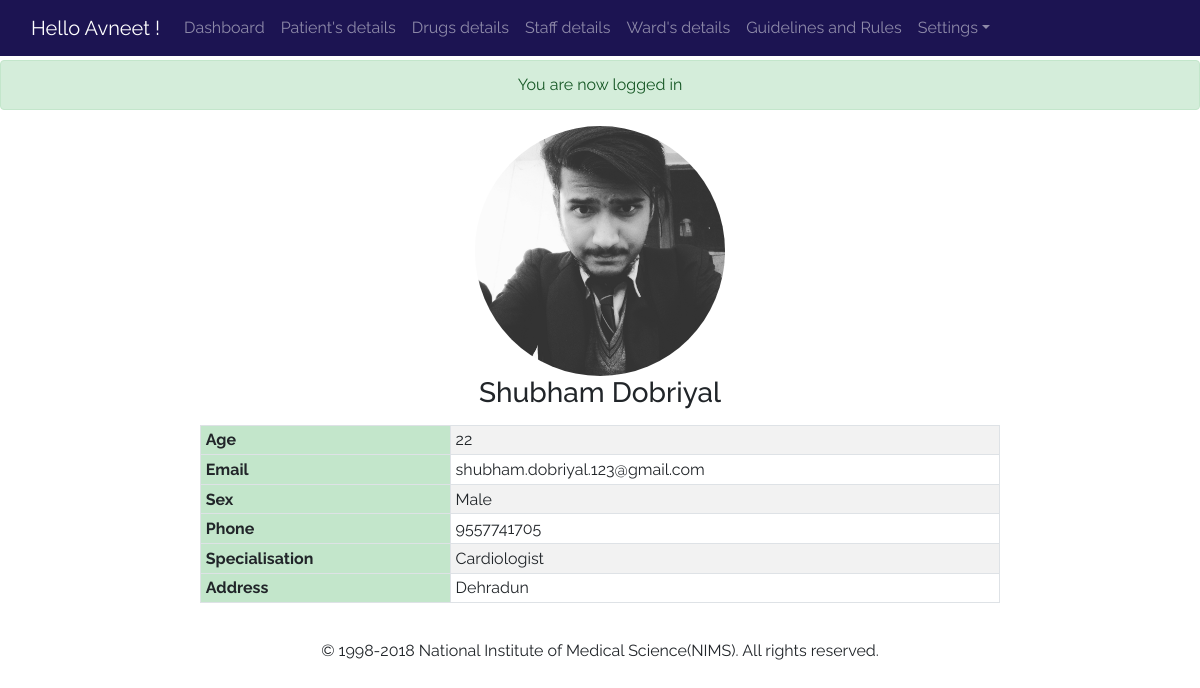
Screenshot of /admin/details.php?detail=33 (signed in) with the database file from the repository.
### tables this page shows
CREATE TABLE `staff` (
  `id` int(11) NOT NULL,
  `name` varchar(255) NOT NULL,
  `age` int(11) NOT NULL,
  `phone` varchar(120) NOT NULL,
  `email` varchar(255) NOT NULL,
  `speciality` varchar(255) NOT NULL,
  `permissions` varchar(255) NOT NULL,
  `deleted` tinyint(4) NOT NULL DEFAULT '0',
  `address` text NOT NULL,
  `sex` varchar(40) NOT NULL,
  `image` text NOT NULL,
  `password` varchar(255) NOT NULL,
  `last_login` datetime NOT NULL
);

### helpers.php (called while the page is built, shortened)
<?php
function has_permission($permission = 'admin'){
	global $user_data;
	$permissions = explode(',', $user_data['permissions']);
	if (in_array($permission,$permissions,true)) {
		return true;
	}
	return false;
}

### admin/details.php (the view, shortened to what this page needs)
<?php
	require_once $_SERVER['DOCUMENT_ROOT'].'/hospital/core/connect.php';
	include 'includes/head.php';
	include 'includes/navbar.php';
	$dbpath ='';
	if (isset($_GET['detail'])) {
		$id = $_GET['detail'];
		$query = $db->query("SELECT * FROM staff WHERE id = '$id'");
		$staff = mysqli_fetch_assoc($query);
	}
	if (isset($_GET['edit'])) {
		$eID = (int)$_GET['edit'];
		$staffQ = $db->query("SELECT * FROM staff WHERE id = '$eID'");
		$staffResults = mysqli_fetch_assoc($staffQ);
		if (isset($_GET['delete_img'])) {
			$img_url = $_SERVER['DOCUMENT_ROOT'].$staffResults['image'];
			unlink($img_url);
			$deleteQ = $db->query("UPDATE staff SET image = '' WHERE id= '$eID'");
			header('Location: details.php?edit='.$staffResults['id']);
		}
		$name = ((isset($_POST['name']) && $_POST['name'] != '')?sanitize($_POST['name']):$staffResults['name']);
		$email = ((isset($_POST['email']) && $_POST['email'] != '')?sanitize($_POST['email']):$staffResults['email']);
		$age = ((isset($_POST['age']) && $_POST['age'] != '')?sanitize($_POST['age']):$staffResults['age']);
		$phone = ((isset($_POST['phone']) && $_POST['phone'] != '')?sanitize($_POST['phone']):$staffResults['phone']);
		$speciality = ((isset($_POST['speciality']) && $_POST['speciality'] != '')?sanitize($_POST['speciality']):$staffResults['speciality']);
		$address = ((isset($_POST['address']) && $_POST['address'] != '')?sanitize($_POST['address']):$staffResults['address']);
		$sex = ((isset($_POST['sex']) && $_POST['sex'] != '')?sanitize($_POST['sex']):'');
		$permissions = ((isset($_POST['permissions']) && $_POST['permissions'] != '')?sanitize($_POST['permissions']):'');
		$image = (($staffResults['image'] != '')?$staffResults['image']:'');
		$errors = array();
    	if ($_POST) {
    		if (empty($name)||empty($age)||empty($email)||empty($phone)||empty($speciality)) {
    			$errors[] = 'All fileds are required to be filled';
    		}
    		if (!preg_match("/^[a-zA-z ]*$/",$name)) {
    			$errors[] = 'Only characters and whitespaces are allowed in name';
    		}
    		if (!preg_match("/^[0-9]*$/",$phone)) {
    			$errors[] = 'Invalid phone number';
    		}
    		if (!preg_match("/^[0-9]*$/",$age)) {
    			$errors[] = 'Invalid age';
    		}
    		if (!preg_match("/^[a-zA-z ]*$/",$speciality)) {
    			$errors[] = 'Specialisation does not seem correct!';
    		}
    		if (!filter_var($email,FILTER_VALIDATE_EMAIL)) {
    			$errors[] = 'Invalid email';
    		}
            if (!empty($_FILES)) {
                $photo = $_FILES['photo'];
                $pname = $photo['name'];
                $nameArray = explode('.', $pname);
                $fileName = $nameArray[0];
                $fileExt = $nameArray[1];
                $mime = explode('/', $photo['type']);
                $mimeType = $mime[0];
                $mimeExt = $mime[1];
                $tmpLoc = $photo['tmp_name'];
                $allowed = array('png','jpg','jpeg');
                $fileSize = $photo['size'];
                $uploadName = md5(microtime()).'.'.$fileExt;
                $uploadPath = BASEURL.'images/staff/'.$uploadName;
                $dbpath = '/hospital/images/staff/'.$uploadName;
                if ($mimeType != 'image') {
                    $errors[] = 'The file must be an image';
                }
                if (!in_array($fileExt, $allowed)) {
                    $errors[] = 'The photo must be a png,jpg or jpeg.';
                }
                if ($fileSize > 5000000) {
                    $errors[] = 'The file size must be under 5MB';
                }
                if ($fileExt != $mimeExt && ($mimeExt == 'jpeg' && $fileExt != 'jpg')) {
                    $errors[] = 'File extension does not meet file';
                }
            }
    		if (!empty($errors)) {
    			echo display_errors($errors);
    		}else{
                move_uploaded_file($tmpLoc,$uploadPath);
    			$updateSql = $db->query("UPDATE staff SET name = '$name', email = '$email', age = '$age', phone = '$phone', sex = '$sex', speciality = '$speciality', permissions = '$permissions', address = '$address', image = '$dbpath' WHERE id = '$eID'");
    			$_SESSION['success_flash'] = 'Staff successfully added';
    			header('Location: staff.php');
    		}
    	}
		?>
		<div class="header">
            	<h3 class="text-center">Edit details</h3>
            </div>
            <form action="details.php?edit=<?=$staffResults['id'];?>" method="post" enctype="multipart/form-data" >
                <div class="container-fluid">
                    <div class="row no-gutters">
                        <div class="col-md-5">
                        	<div class="form-group">
	                            <label for="title">Name:</label>
	                            <input type="text" name="name" class="form-control" value="<?=$name;?>">
	                        </div>
	                        <div class="form-group">
	                            <label for="email">Email:</label>
	                            <input type="email" name="email" class="form-control" value="<?=$email;?>">
	                        </div>
	                        <div class="form-group">
	                            <label for="age">Age:</label>
	                            <input type="text" name="age" class="form-control" value="<?=$age;?>">
	                        </div>
	                        <div class="form-group">
	                            <label for="Sex">Sex:</label>
	                            <select class="form-control" name="sex">
	                                <option value="Male">Male</option>
	                                <option value="Female">Female</option>
	                            </select>
	                        </div>
	                        <?php if ($image != '') { ?>
                            <div class="s-img">
                                <img src="<?=$image;?>">
                                <a href="details.php?delete_img=1&edit=<?=$staffResults['id'];?>">Delete image</a>
                            </div><?php  } else{ ?>
                            	<div class="form-group">
                            		<label>Profile image:</label>
                            		<input type="file" name="photo" class="form-control">
                            	</div>
                            <?php } ?>
                        </div>
                        <div class="col-md-1"></div>
                        <div class="col-md-5">
                        	<div class="form-group">
	                            <label for="specialisation">Specialisation:</label>
	                            <input type="text" name="speciality" class="form-control" value="<?=$speciality;?>">
	                        </div>
	                        <div class="form-group">
	                            <label for="permissions">Permissions:</label>
	                            <select class="form-control" name="permissions">
	                            	<option value="admin,staff">Admin</option>
	                            	<option value="staff">Staff</option>
	                            	<option value="none">None</option>
	                            </select>
	                        </div>
                            <div class="form-group">
                                <label for="phone">Phone:</label>
                                <input type="text" name="phone" class="form-control" value="<?=$phone;?>">
                            </div>
	                        <div class="form-group">
	                            <label for="address">Address:</label>
	                            <textarea class="form-control" rows="5" name="address"><?=$address;?></textarea>
	                        </div>
	                       <input type="submit" name="submit" class="btn btn-success float-right" value="Edit staff" >
                        </div>
                   </div>
                </div>
            </form>
		<?php
	} else{
?>
	<div class="header text-center">
		<img src="<?=$staff['image'];?>" style="height: 250px; width: 250px;" >
		<?php if(has_permission('admin')): ?>
		<h3><?=$staff['name'];?> <small><a href="details.php?edit=<?=$id;?>"><span class="oi oi-pencil"></span></a></small></h3>
		<?php endif; ?>
	</div>
	<div class="row no-gutters">
		<div class="col-md-2"></div>
		<div class="col-md-8">
			<table class="table table-bordered table-condensed table-striped table-sm">
				<tr>
					<th class="table-success">Age</th>
					<td><?=$staff['age'];?></td>
				</tr>
				<tr>
					<th class="table-success">Email</th>
					<td><?=$staff['email'];?></td>
				</tr>
				<tr>
					<th class="table-success">Sex</th>
					<td><?=$staff['sex'];?></td>
				</tr>
				<tr>
					<th class="table-success">Phone</th>
					<td><?=$staff['phone'];?></td>
				</tr>
				<tr>
					<th class="table-success">Specialisation</th>
					<td><?=$staff['speciality'];?></td>
				</tr>
				<tr>
					<th class="table-success">Address</th>
					<td><?=$staff['address'];?></td>
				</tr>
			</table>
		</div>
		<div class="col-md-2"></div>
	</div>
<?php } include 'includes/footer.php'; ?>

### css/admin.css (style rules this page uses)
body { margin: 0; font-family: 'Raleway', sans-serif; }
.header { margin: 15px auto; }
.header img { border-radius: 140px; }

### admin/includes/navbar.php (style rules this page uses)
body { padding-top: 60px; }

### rows the page displays
staff: image (picture), name "Shubham Dobriyal", age "22", email "shubham.dobriyal.123@gmail.com", sex "Male", phone "9557741705", speciality "Cardiologist", address "Dehradun"

### other values shown
$_SESSION['success_flash'] "You are now logged in"
$user_data['first'] "Avneet"
